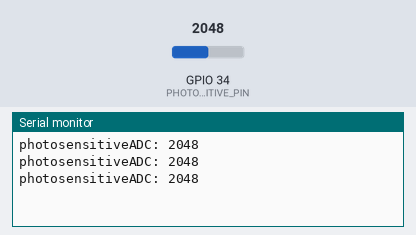
Bench run of a sketch on a simulated ESP32. On the bench: the last lines printed to the serial monitor. The test bench sets the inputs (shaded band); at power-on: GPIO 34 (PHOTOSENSITIVE_PIN) = 2048.

Above: at 1.3 s.
1.4 s: GPIO 34 (PHOTOSENSITIVE_PIN) set to 2866
At 1.9 s:
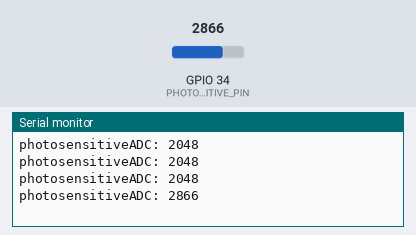
2.9 s: GPIO 34 (PHOTOSENSITIVE_PIN) set to 3603
At 3.4 s:
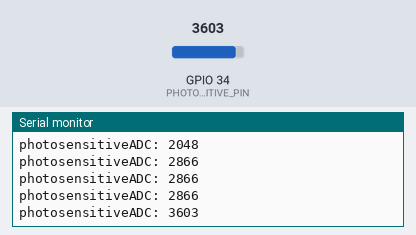
Timing chart, 0 to 5.9 s (numbered marks = the images above; inputs shaded):
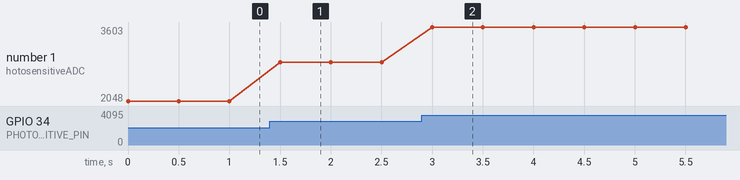

The sketch:

Project_08.1_Read_Photosensor_Value.ino
```cpp
//*************************************************************************************
/*
Project 08.1:Read Photosensor Value
*/
#define PHOTOSENSITIVE_PIN 34 //Define the pins that ESP32 reads photosensitive
int photosensitiveADC;        //Defines a variable to store ADC values

void setup()
{
  pinMode(PHOTOSENSITIVE_PIN, INPUT);//Configure the pins for input mode
  Serial.begin(115200);          //Initialize the serial port and set the baud rate to 115200
}

void loop()
{
  photosensitiveADC = analogRead(PHOTOSENSITIVE_PIN);//Read the photosensitive resistance value
  Serial.print("photosensitiveADC: ");
  Serial.println(photosensitiveADC);         //Print photosensitive resistance value
  delay(500);
}
//*************************************************************************************
```

Measured:
- after the input at 1.4 s, the serial monitor: prints a new line after 0.10 s (image 1)
- after the input at 2.9 s, the serial monitor: prints a new line after 0.10 s (image 2)
- plotted number 1: 2048 → 2866 after the input at 1.4 s, 2866 → 3603 after the input at 2.9 s
